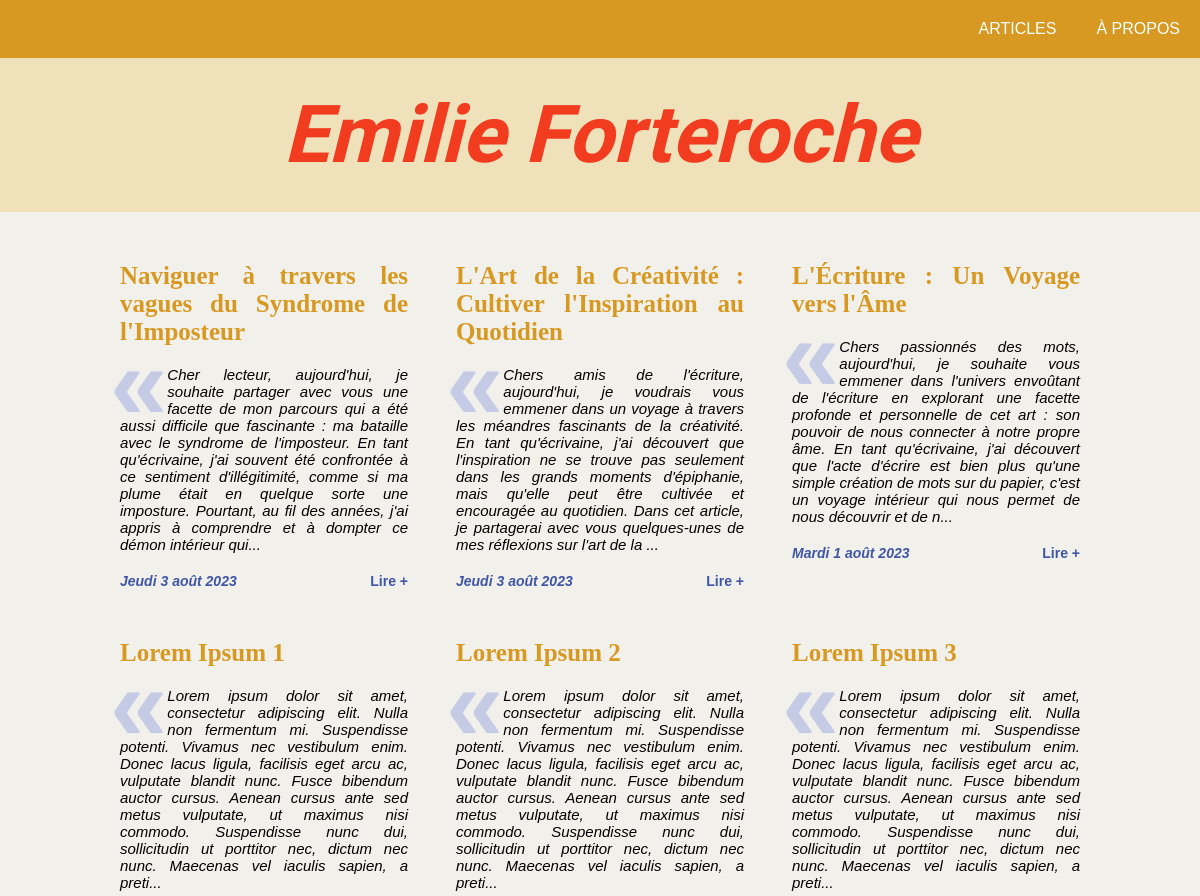
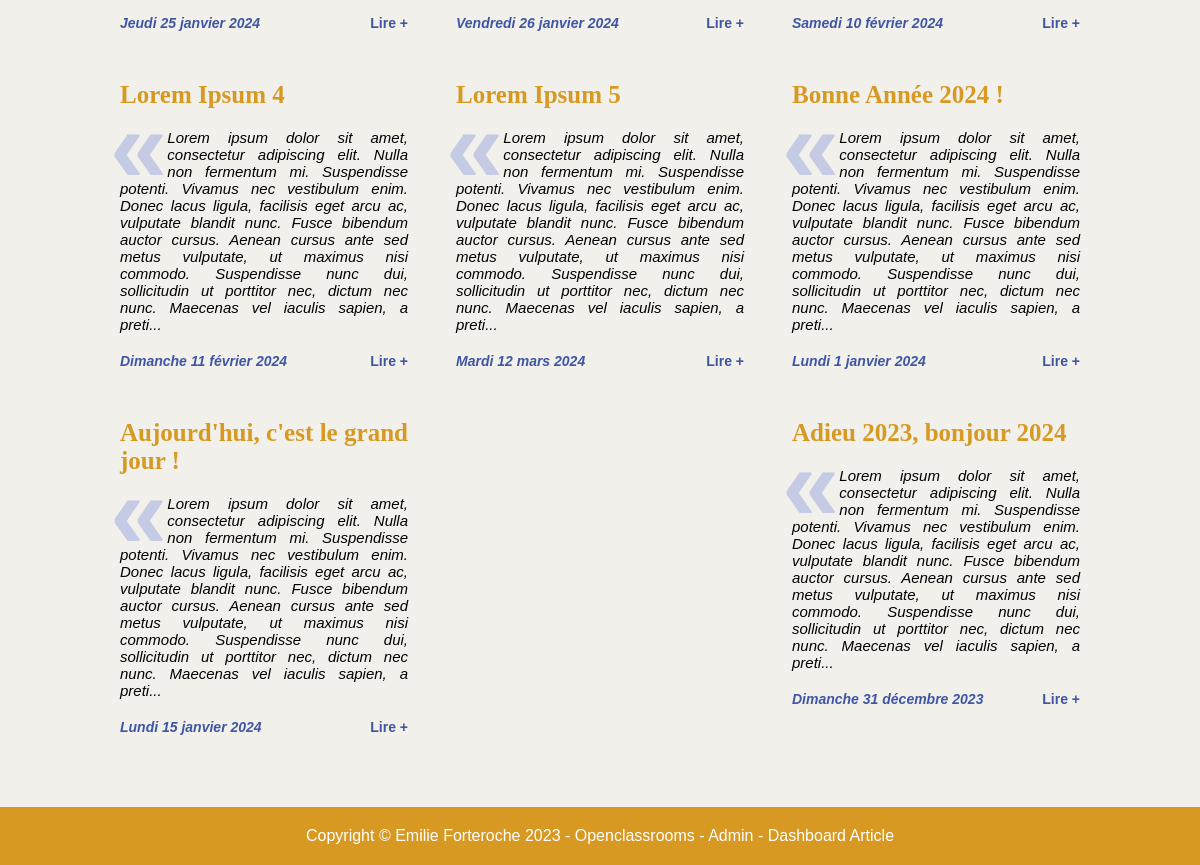
The page / on the database its author committed (2 pictures, top to bottom).
### tables this page shows
CREATE TABLE IF NOT EXISTS `article` (
  `id` int NOT NULL AUTO_INCREMENT,
  `id_user` int NOT NULL,
  `title` varchar(255) NOT NULL,
  `content` text NOT NULL,
  `date_creation` datetime NOT NULL,
  `date_update` datetime DEFAULT NULL,
  `nb_views` int DEFAULT '0',
  PRIMARY KEY (`id`),
  KEY `link_article_user` (`id_user`),
  CONSTRAINT `link_article_user` FOREIGN KEY (`id_user`) REFERENCES `user` (`id`) ON DELETE CASCADE ON UPDATE CASCADE
);

### views/View.php (called while the page is built, shortened)
<?php
class View
{
    public function render(string $viewName, array $params = []): void
    {
        $viewPath = $this->buildViewPath($viewName);
        $content = $this->_renderViewFromTemplate($viewPath, $params);
    }
    private function _renderViewFromTemplate(string $viewPath, array $params = []): string
    {
        if (file_exists($viewPath)) {
            extract($params);
            require($viewPath);
            return ob_get_clean();
        } else {
            throw new Exception("La vue '$viewPath' est introuvable.");
        }
    }
    private function buildViewPath(string $viewName): string
    {
        return TEMPLATE_VIEW_PATH . $viewName . '.php';
    }
}

### controllers/ArticleController.php (called while the page is built, shortened)
<?php
class ArticleController
{
    public function showHome(): void
    {
        $articleManager = new ArticleManager();
        $articles = $articleManager->getAllArticles();
        $view = new View("Accueil");
        $view->render("home", ['articles' => $articles]);
    }
}

### index.php (called while the page is built, shortened)
<?php
$action = Utils::request('action', 'home');
try {
    switch ($action) {
        case 'home':
            $articleController = new ArticleController();
            $articleController->showHome();
            break;
    }
} catch (Exception $e) {
    $errorView = new View('Erreur');
    $errorView->render('errorPage', ['errorMessage' => $e->getMessage()]);
}

### models/DBManager.php (called while the page is built, shortened)
<?php
class DBManager
{
    private static $instance;
    private $db;
    private function __construct()
    {
        $this->db = new PDO('mysql:host=' . DB_HOST . ';dbname=' . DB_NAME . ';charset=utf8', DB_USER, DB_PASS);
        $this->db->setAttribute(PDO::ATTR_ERRMODE, PDO::ERRMODE_EXCEPTION);
        $this->db->setAttribute(PDO::ATTR_DEFAULT_FETCH_MODE, PDO::FETCH_ASSOC);
    }
    public static function getInstance(): DBManager
    {
        if (!self::$instance) {
            self::$instance = new DBManager();
        }
        return self::$instance;
    }
    public function query(string $sql, ?array $params = null): PDOStatement
    {
        if ($params == null) {
            $query = $this->db->query($sql);
        } else {
            $query = $this->db->prepare($sql);
            $query->execute($params);
        }
        return $query;
    }
}

### models/AbstractEntityManager.php (called while the page is built, shortened)
<?php
abstract class AbstractEntityManager
{
    public function __construct()
    {
        $this->db = DBManager::getInstance();
    }
}

### models/ArticleManager.php (called while the page is built, shortened)
<?php
class ArticleManager extends AbstractEntityManager
{
    public function getAllArticles(array $info = []): array
    {
        $sql = "SELECT * FROM article";
        $result = $this->db->query($sql);
        $articles = [];
        while ($article = $result->fetch()) {
            $articles[] = new Article($article);
        }
        return $articles;
    }
}

### models/AbstractEntity.php (called while the page is built, shortened)
<?php
abstract class AbstractEntity
{
    protected int $id = -1;
    protected function hydrate(array $data): void
    {
        foreach ($data as $key => $value) {
            $method = 'set' . str_replace('_', '', ucwords($key, '_'));
        }
    }
    public function setId(int $id): void
    {
        $this->id = $id;
    }
    public function getId(): int
    {
        return $this->id;
    }
}

### models/Article.php (called while the page is built, shortened)
<?php
class Article extends AbstractEntity
{
    private string $title = "";
    private string $content = "";
    private ?DateTime $dateCreation = null;
    public function setTitle(string $title): void
    {
        $this->title = $title;
    }
    public function getTitle(): string
    {
        return $this->title;
    }
    public function setContent(string $content): void
    {
        $this->content = $content;
    }
    public function getContent(int $length = -1): string
    {
        if ($length > 0) {
            $content = mb_substr($this->content, 0, $length);
            if (strlen($this->content) > $length) {
                $content .= "...";
            }
            return $content;
        }
        return $this->content;
    }
    public function setDateCreation(string|DateTime $dateCreation, string $format = 'Y-m-d H:i:s'): void
    {
        if (is_string($dateCreation)) {
            $dateCreation = DateTime::createFromFormat($format, $dateCreation);
        }
        $this->dateCreation = $dateCreation;
    }
    public function getDateCreation(): DateTime
    {
        return $this->dateCreation;
    }
    public function setDateUpdate(string|DateTime|null $dateUpdate, string $format = 'Y-m-d H:i:s'): void
    {
        if (is_string($dateUpdate)) {
            $dateUpdate = DateTime::createFromFormat($format, $dateUpdate);
        }
    }
}

### services/Utils.php (called while the page is built, shortened)
<?php
class Utils
{
    public static function convertDateToFrenchFormat(DateTime $date): string
    {
        $dateFormatter = new IntlDateFormatter('fr_FR', IntlDateFormatter::FULL, IntlDateFormatter::FULL);
        $dateFormatter->setPattern('EEEE d MMMM Y');
        return $dateFormatter->format($date);
    }
}

### views/templates/home.php (the view, shortened to what this page needs)
<div class="articleList">
    <?php foreach($articles as $article) { ?>
        <article class="article">
            <h2><?= $article->getTitle() ?></h2>
            <span class="quotation">«</span>
            <p><?= $article->getContent(400) ?></p>
            <div class="footer">
                <span class="info"> <?= ucfirst(Utils::convertDateToFrenchFormat($article->getDateCreation())) ?></span>
                <a class="info" href="index.php?action=showArticle&id=<?= $article->getId() ?>">Lire +</a>
            </div>
        </article>
    <?php } ?>
</div>

### css/style.css (style rules this page uses)
* { margin: 0; padding: 0; box-sizing: border-box; }
:root { --backgroundColor: #f1f0eb; --headerColor: #d79922; --headerPaleColor: #efe1ba; --titleColor: #f13c1f; --dateColor: #3f56a4; --quoteColor: #c5cbe4; --commentPaleColor: #99a140; --commentColor: #255E33; }
body { display: flex; flex-direction: column; align-items: center; font-family: 'arial', sans-serif; background-color: var(--backgroundColor); }
h2 { width: 100%; margin: 20px 0; font-size: 25px; font-family: 'Times New Roman', Times, serif; color: var(--headerColor); }
a { text-decoration: none; color: inherit; }
.articleList { display: flex; flex-direction: row; flex-wrap: wrap; justify-content: space-between; }
.articleList > article { width: 30%; }
article { margin-bottom: 30px; text-align: justify; }
article > h2 { color: var(--headerColor); }
article > .quotation { float: left; height: 51px; margin-left: -10px; line-height: 0.35; font-family: Arial, Helvetica, sans-serif; font-weight: bold; font-size: 103px; color: var(--quoteColor); }
article > p { margin-bottom: 10px; font-style: italic; font-size: 15px; }
article > .footer { margin-top: 20px; display: flex; justify-content: space-between; }
.info { font-size: 14px; font-style: italic; font-weight: bold; color: var(--dateColor); }
a.info { font-style: normal; }

### rows shown on the page
article: title "Naviguer à travers les vagues du Syndrome de l'Imposteur", content "Cher lecteur, aujourd'hui, je souhaite partager avec vous une facette de mon parcours qui a été aussi difficile que fascinante : ma bataille avec le syndrome de l'imposteur. En tant qu'écrivaine, j'ai souvent été confrontée à ce sentiment d'illégitimité, comme si ma plume était en quelque sorte une imposture. Pourtant, au fil des années, j'ai appris à comprendre et à dompter ce démon intérieur qui...", date_creation "Jeudi 3 août 2023"
article: title "L'Art de la Créativité : Cultiver l'Inspiration au Quotidien", content "Chers amis de l'écriture, aujourd'hui, je voudrais vous emmener dans un voyage à travers les méandres fascinants de la créativité. En tant qu'écrivaine, j'ai découvert que l'inspiration ne se trouve pas seulement dans les grands moments d'épiphanie, mais qu'elle peut être cultivée et encouragée au quotidien. Dans cet article, je partagerai avec vous quelques-unes de mes réflexions sur l'art de la ...", date_creation "Jeudi 3 août 2023"
article: title "L'Écriture : Un Voyage vers l'Âme", content "Chers passionnés des mots, aujourd'hui, je souhaite vous emmener dans l'univers envoûtant de l'écriture en explorant une facette profonde et personnelle de cet art : son pouvoir de nous connecter à notre propre âme. En tant qu'écrivaine, j'ai découvert que l'acte d'écrire est bien plus qu'une simple création de mots sur du papier, c'est un voyage intérieur qui nous permet de nous découvrir et de n...", date_creation "Mardi 1 août 2023"
article: title "Lorem Ipsum 1", content "Lorem ipsum dolor sit amet, consectetur adipiscing elit. Nulla non fermentum mi. Suspendisse potenti. Vivamus nec vestibulum enim. Donec lacus ligula, facilisis eget arcu ac, vulputate blandit nunc. Fusce bibendum auctor cursus. Aenean cursus ante sed metus vulputate, ut maximus nisi commodo. Suspendisse nunc dui, sollicitudin ut porttitor nec, dictum nec nunc. Maecenas vel iaculis sapien, a preti...", date_creation "Jeudi 25 janvier 2024"
article: title "Lorem Ipsum 2", content "Lorem ipsum dolor sit amet, consectetur adipiscing elit. Nulla non fermentum mi. Suspendisse potenti. Vivamus nec vestibulum enim. Donec lacus ligula, facilisis eget arcu ac, vulputate blandit nunc. Fusce bibendum auctor cursus. Aenean cursus ante sed metus vulputate, ut maximus nisi commodo. Suspendisse nunc dui, sollicitudin ut porttitor nec, dictum nec nunc. Maecenas vel iaculis sapien, a preti...", date_creation "Vendredi 26 janvier 2024"
article: title "Lorem Ipsum 3", content "Lorem ipsum dolor sit amet, consectetur adipiscing elit. Nulla non fermentum mi. Suspendisse potenti. Vivamus nec vestibulum enim. Donec lacus ligula, facilisis eget arcu ac, vulputate blandit nunc. Fusce bibendum auctor cursus. Aenean cursus ante sed metus vulputate, ut maximus nisi commodo. Suspendisse nunc dui, sollicitudin ut porttitor nec, dictum nec nunc. Maecenas vel iaculis sapien, a preti...", date_creation "Samedi 10 février 2024"
article: title "Lorem Ipsum 4", content "Lorem ipsum dolor sit amet, consectetur adipiscing elit. Nulla non fermentum mi. Suspendisse potenti. Vivamus nec vestibulum enim. Donec lacus ligula, facilisis eget arcu ac, vulputate blandit nunc. Fusce bibendum auctor cursus. Aenean cursus ante sed metus vulputate, ut maximus nisi commodo. Suspendisse nunc dui, sollicitudin ut porttitor nec, dictum nec nunc. Maecenas vel iaculis sapien, a preti...", date_creation "Dimanche 11 février 2024"
article: title "Lorem Ipsum 5", content "Lorem ipsum dolor sit amet, consectetur adipiscing elit. Nulla non fermentum mi. Suspendisse potenti. Vivamus nec vestibulum enim. Donec lacus ligula, facilisis eget arcu ac, vulputate blandit nunc. Fusce bibendum auctor cursus. Aenean cursus ante sed metus vulputate, ut maximus nisi commodo. Suspendisse nunc dui, sollicitudin ut porttitor nec, dictum nec nunc. Maecenas vel iaculis sapien, a preti...", date_creation "Mardi 12 mars 2024"
article: title "Bonne Année 2024 !", content "Lorem ipsum dolor sit amet, consectetur adipiscing elit. Nulla non fermentum mi. Suspendisse potenti. Vivamus nec vestibulum enim. Donec lacus ligula, facilisis eget arcu ac, vulputate blandit nunc. Fusce bibendum auctor cursus. Aenean cursus ante sed metus vulputate, ut maximus nisi commodo. Suspendisse nunc dui, sollicitudin ut porttitor nec, dictum nec nunc. Maecenas vel iaculis sapien, a preti...", date_creation "Lundi 1 janvier 2024"
article: title "Aujourd'hui, c'est le grand jour !", content "Lorem ipsum dolor sit amet, consectetur adipiscing elit. Nulla non fermentum mi. Suspendisse potenti. Vivamus nec vestibulum enim. Donec lacus ligula, facilisis eget arcu ac, vulputate blandit nunc. Fusce bibendum auctor cursus. Aenean cursus ante sed metus vulputate, ut maximus nisi commodo. Suspendisse nunc dui, sollicitudin ut porttitor nec, dictum nec nunc. Maecenas vel iaculis sapien, a preti...", date_creation "Lundi 15 janvier 2024"
article: title "Adieu 2023, bonjour 2024", content "Lorem ipsum dolor sit amet, consectetur adipiscing elit. Nulla non fermentum mi. Suspendisse potenti. Vivamus nec vestibulum enim. Donec lacus ligula, facilisis eget arcu ac, vulputate blandit nunc. Fusce bibendum auctor cursus. Aenean cursus ante sed metus vulputate, ut maximus nisi commodo. Suspendisse nunc dui, sollicitudin ut porttitor nec, dictum nec nunc. Maecenas vel iaculis sapien, a preti...", date_creation "Dimanche 31 décembre 2023"
